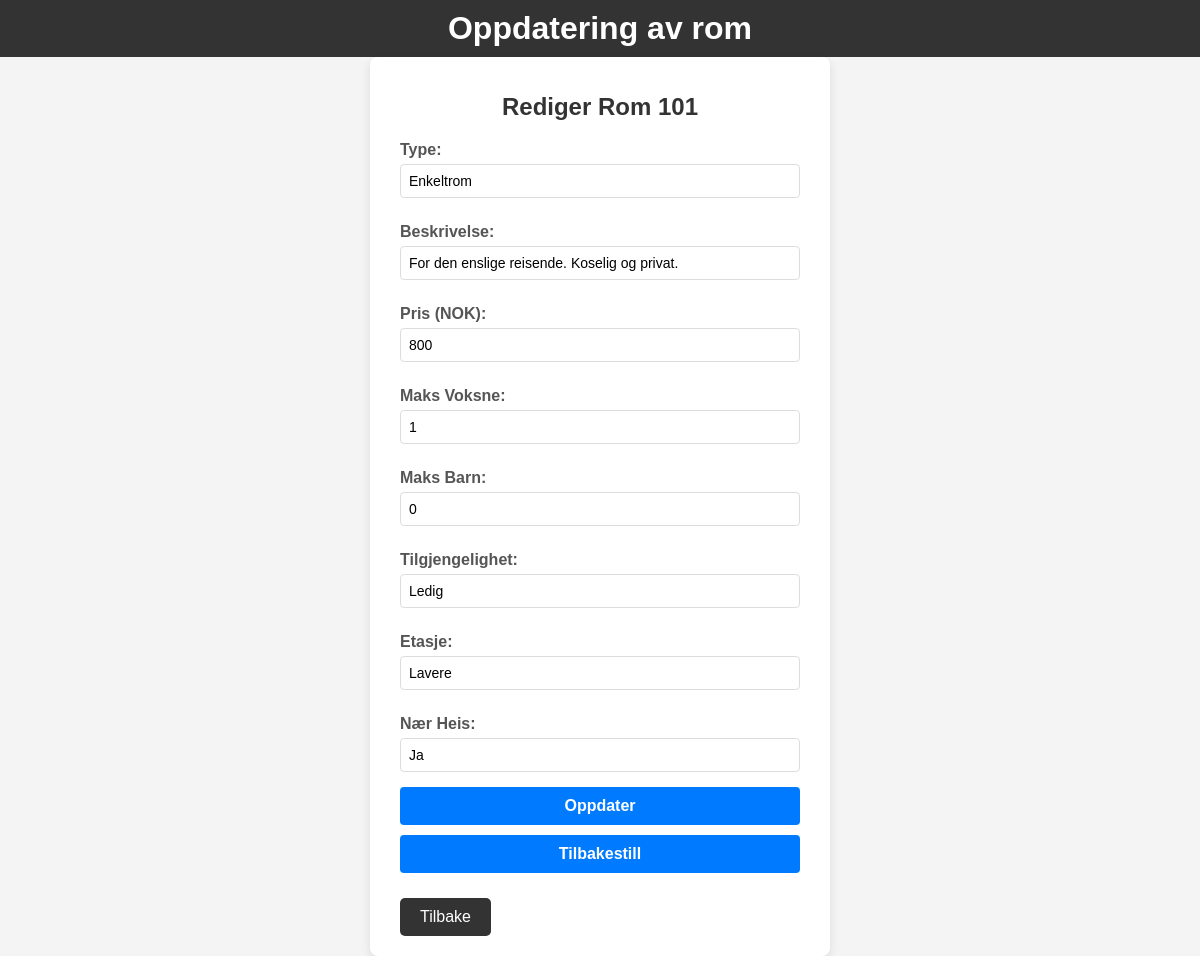
Screenshot of /edit_room.php?room=101 with the database file from the repository.
### tables this page shows
CREATE TABLE `rom` (
  `Romnummer` varchar(10) NOT NULL,
  `Type` varchar(20) NOT NULL,
  `Beskrivelse` varchar(500) DEFAULT NULL,
  `Pris` int(11) NOT NULL,
  `Maks_voksne` int(11) NOT NULL,
  `Maks_barn` int(11) NOT NULL,
  `Tilgjengelighet` varchar(20) NOT NULL,
  `innsjekk` date NOT NULL,
  `utsjekk` date NOT NULL,
  `Etasje` varchar(20) NOT NULL,
  `Nar_heis` varchar(10) NOT NULL
);

### edit_room.php (the view, shortened to what this page needs)
<?php
$servername = "localhost";
$username = "root";
$password = "";
$dbname = "motell";
$conn = new mysqli($servername, $username, $password, $dbname);
if (isset($_GET['room'])) {
    $romnummer = $_GET['room'];
    $sql = "SELECT * FROM Rom WHERE Romnummer = '$romnummer'";
    $result = $conn->query($sql);
    if ($result->num_rows > 0) {
        $room = $result->fetch_assoc();
    } else {
        echo "Rom ikke funnet.";
        exit();
    }
}
?>
<!DOCTYPE html>
<html lang="no">
<head>
</head>
<body>
<header>
    <h1>Oppdatering av rom</h1>
</header>
<div class="edit-form-container">
    <h1>Rediger Rom <?php echo $romnummer; ?></h1>
    <form method="POST">
        <label>Type:</label>
        <input type="text" name="type" value="<?php echo $room['Type']; ?>">
        <label>Beskrivelse:</label>
        <input type="text" name="beskrivelse" value="<?php echo $room['Beskrivelse']; ?>">
        <label>Pris (NOK):</label>
        <input type="number" name="pris" value="<?php echo $room['Pris']; ?>">
        <label>Maks Voksne:</label>
        <input type="number" name="maks_voksne" value="<?php echo $room['Maks_voksne']; ?>">
        <label>Maks Barn:</label>
        <input type="number" name="maks_barn" value="<?php echo $room['Maks_barn']; ?>">
        <label>Tilgjengelighet:</label>
        <input type="text" name="tilgjengelighet" value="<?php echo $room['Tilgjengelighet']; ?>">
        <label>Etasje:</label>
        <input type="text" name="etasje" value="<?php echo $room['Etasje']; ?>">
        <label>Nær Heis:</label>
        <input type="text" name="nar_heis" value="<?php echo $room['Nar_heis']; ?>">
        <button type="submit">Oppdater</button>
        <button type="reset">Tilbakestill</button>
        <a href="admin.php" class="back-button">Tilbake</a>
    </form>
</div>
</body>
</html>

### edit_room.php (style rules this page uses)
body { font-family: Arial, sans-serif; background-color: #f4f4f4; margin: 0; padding: 0; display: flex; justify-content: center; align-items: center; height: 100%; flex-direction: column; }
header { background-color: #333; color: #fff; padding: 10px 0; text-align: center; width: 100%; }
header h1 { margin: 0; }
.edit-form-container { background-color: #fff; padding: 20px 30px; border-radius: 8px; box-shadow: 0 4px 10px rgba(0, 0, 0, 0.1); width: 100%; max-width: 400px; }
.edit-form-container h1 { font-size: 24px; margin-bottom: 20px; color: #333; text-align: center; }
label { font-weight: bold; display: block; margin-top: 10px; color: #555; }
input[type="text"], input[type="number"] { width: 100%; padding: 8px; margin: 5px 0 15px; border: 1px solid #ddd; border-radius: 4px; box-sizing: border-box; font-size: 14px; }
button { width: 100%; padding: 10px 15px; background-color: #007BFF; color: white; border: none; border-radius: 4px; cursor: pointer; font-size: 16px; font-weight: bold; margin-bottom: 10px; }
.back-button { display: inline-block; margin-top: 15px; padding: 10px 20px; background-color: #333; color: white; text-decoration: none; border: none; border-radius: 5px; text-align: center; font-size: 16px; cursor: pointer; transition: background-color 0.3s ease; }

### rows the page displays
rom: type "Enkeltrom", beskrivelse "For den enslige reisende. Koselig og privat.", pris "800", maks_voksne "1", maks_barn "0", tilgjengelighet "Ledig", etasje "Lavere", nar_heis "Ja"

### other values shown
$romnummer "101"
